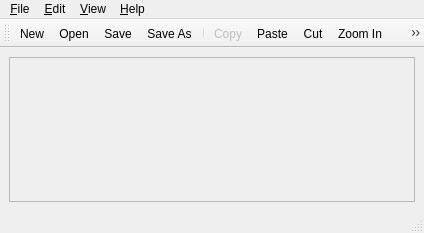
<?xml version="1.0" encoding="UTF-8"?>
<ui version="4.0">
	<class>MainWindow</class>
	<widget class="QMainWindow" name="MainWindow">
		<property name="geometry">
			<rect>
				<x>0</x>
				<y>0</y>
				<width>424</width>
				<height>233</height>
			</rect>
		</property>
		<property name="windowTitle">
			<string>ImageManipulator</string>
		</property>
		<widget class="QWidget" name="centralwidget">
			<layout class="QGridLayout" name="gridLayoutOuter">
				<item row="0" column="0">
					<widget class="QScrollArea" name="scrollArea">
						<property name="widgetResizable">
							<bool>true</bool>
						</property>
						<widget class="QWidget" name="scrollAreaWidgetContents">
							<property name="geometry">
								<rect>
									<x>0</x>
									<y>0</y>
									<width>0</width>
									<height>0</height>
								</rect>
							</property>
							<layout class="QGridLayout" name="gridLayoutInner">
								<item row="0" column="0">
									<widget class="QLabel" name="picLabel">
										<property name="alignment">
											<set>Qt::AlignCenter</set>
										</property>
										<property name="frameShape">
											<enum>QFrame::NoFrame</enum>
										</property>
									</widget>
								</item>
							</layout>
						</widget>
					</widget>
				</item>
			</layout>
		</widget>
		<widget class="QMenuBar" name="menubar">
			<property name="geometry">
				<rect>
					<x>0</x>
					<y>0</y>
					<width>424</width>
					<height>21</height>
				</rect>
			</property>
			<widget class="QMenu" name="menuFile">
				<property name="title">
					<string>&amp;File</string>
				</property>
				<addaction name="actionNew"/>
				<addaction name="actionOpen"/>
				<addaction name="actionSave"/>
				<addaction name="actionSaveAs"/>
				<addaction name="separator"/>
				<addaction name="actionPrint"/>
				<addaction name="separator"/>
				<addaction name="actionExit"/>
			</widget>
			<widget class="QMenu" name="menuEdit">
				<property name="title">
					<string>&amp;Edit</string>
				</property>
				<addaction name="actionCopy"/>
				<addaction name="actionPaste"/>
				<addaction name="actionCut"/>
				<addaction name="separator"/>
			</widget>
			<widget class="QMenu" name="menuView">
				<property name="title">
					<string>&amp;View</string>
				</property>
				<addaction name="actionZoomIn"/>
				<addaction name="actionZoomOut"/>
				<addaction name="actionZoomOriginal"/>
				<addaction name="actionZoomFit"/>
			</widget>
			<widget class="QMenu" name="menuHelp">
				<property name="title">
					<string>&amp;Help</string>
				</property>
				<addaction name="actionAbout"/>
				<addaction name="actionAboutQt"/>
			</widget>
			<addaction name="menuFile"/>
			<addaction name="menuEdit"/>
			<addaction name="menuView"/>
			<addaction name="menuHelp"/>
		</widget>
		<widget class="QStatusBar" name="statusbar"/>
			<widget class="QToolBar" name="toolBar">
				<property name="windowTitle">
					<string>toolBar</string>
				</property>
				<attribute name="toolBarArea">
					<enum>TopToolBarArea</enum>
				</attribute>
				<attribute name="toolBarBreak">
					<bool>false</bool>
				</attribute>
				<addaction name="actionNew"/>
				<addaction name="actionOpen"/>
				<addaction name="actionSave"/>
				<addaction name="actionSaveAs"/>
				<addaction name="separator"/>
				<addaction name="actionCopy"/>
				<addaction name="actionPaste"/>
				<addaction name="actionCut"/>
				<addaction name="actionZoomIn"/>
				<addaction name="actionZoomOut"/>
				<addaction name="actionZoomFit"/>
				<addaction name="actionZoomOriginal"/>
			</widget>
			<action name="actionNew">
				<property name="icon">
					<iconset resource="ressources.qrc"><normaloff>:/images/images/new.png</normaloff>:/images/images/new.png</iconset>
				</property>
				<property name="text">
					<string>&amp;New</string>
				</property>
				<property name="toolTip">
					<string>Create a new empty file</string>
				</property>
				<property name="statusTip">
					<string>Create a new empty file</string>
				</property>
				<property name="shortcut">
					<string>Ctrl+N</string>
				</property>
			</action>
			<action name="actionOpen">
				<property name="icon">
					<iconset resource="ressources.qrc"><normaloff>:/images/images/open.png</normaloff>:/images/images/open.png</iconset>
				</property>
				<property name="text">
					<string>&amp;Open</string>
				</property>
				<property name="toolTip">
					<string>Open a file</string>
				</property>
				<property name="statusTip">
					<string>Open a file</string>
				</property>
				<property name="shortcut">
					<string>Ctrl+O</string>
				</property>
			</action>
			<action name="actionSave">
				<property name="icon">
					<iconset resource="ressources.qrc"><normaloff>:/images/images/save.png</normaloff>:/images/images/save.png</iconset>
				</property>
				<property name="text">
					<string>&amp;Save</string>
				</property>
				<property name="toolTip">
					<string>Save a file</string>
				</property>
				<property name="statusTip">
					<string>Save a file</string>
				</property>
				<property name="shortcut">
					<string>Ctrl+S</string>
				</property>
			</action>
			<action name="actionSaveAs">
				<property name="icon">
					<iconset resource="ressources.qrc"><normaloff>:/images/images/save_as.png</normaloff>:/images/images/save_as.png</iconset>
				</property>
				<property name="text">
					<string>Save &amp;As</string>
				</property>
				<property name="toolTip">
					<string>Save a file at a different location</string>
				</property>
				<property name="statusTip">
					<string>Save a file at a different location</string>
				</property>
				<property name="shortcut">
					<string>Ctrl+Shift+S</string>
				</property>
			</action>
			<action name="actionExit">
				<property name="icon">
					<iconset resource="ressources.qrc"><normaloff>:/images/images/exit.png</normaloff>:/images/images/exit.png</iconset>
				</property>
				<property name="text">
					<string>E&amp;xit</string>
				</property>
				<property name="toolTip">
					<string>Exit the program</string>
				</property>
				<property name="statusTip">
					<string>Exit the program</string>
				</property>
				<property name="shortcut">
					<string>Ctrl+Q</string>
				</property>
			</action>
			<action name="actionCopy">
				<property name="checkable">
					<bool>true</bool>
				</property>
				<property name="enabled">
					<bool>false</bool>
				</property>
				<property name="icon">
					<iconset resource="ressources.qrc"><normaloff>:/images/images/copy.png</normaloff>:/images/images/copy.png</iconset>
				</property>
				<property name="text">
					<string>&amp;Copy</string>
				</property>
				<property name="toolTip">
					<string>Copy the image</string>
				</property>
				<property name="statusTip">
					<string>Copy the image</string>
				</property>
				<property name="shortcut">
					<string>Ctrl+C</string>
				</property>
			</action>
			<action name="actionPaste">
				<property name="icon">
					<iconset resource="ressources.qrc"><normaloff>:/images/images/paste.png</normaloff>:/images/images/paste.png</iconset>
				</property>
				<property name="text">
					<string>&amp;Paste</string>
				</property>
				<property name="toolTip">
					<string>Paste an image</string>
				</property>
				<property name="statusTip">
					<string>Paste an image</string>
				</property>
				<property name="shortcut">
					<string>Ctrl+V</string>
				</property>
			</action>
			<action name="actionCut">
				<property name="icon">
					<iconset resource="ressources.qrc"><normaloff>:/images/images/cut.png</normaloff>:/images/images/cut.png</iconset>
				</property>
				<property name="text">
					<string>&amp;Cut</string>
				</property>
				<property name="toolTip">
					<string>Cut the image</string>
				</property>
				<property name="statusTip">
					<string>Cut the image</string>
				</property>
				<property name="shortcut">
					<string>Ctrl+X</string>
				</property>
			</action>
			<action name="actionPrint">
				<property name="icon">
					<iconset resource="ressources.qrc"><normaloff>:/images/images/print.png</normaloff>:/images/images/print.png</iconset>
				</property>
				<property name="text">
					<string>&amp;Print</string>
				</property>
				<property name="toolTip">
					<string>Print the image</string>
				</property>
				<property name="statusTip">
					<string>Print the image</string>
				</property>
				<property name="shortcut">
					<string>Ctrl+P</string>
				</property>
			</action>
			<action name="actionHelp">
				<property name="text">
					<string>&amp;Help</string>
				</property>
				<property name="shortcut">
					<string>Alt+H</string>
				</property>
			</action>
			<action name="actionAbout">
				<property name="text">
					<string>&amp;About</string>
				</property>
				<property name="toolTip">
					<string>Show information about this application</string>
				</property>
				<property name="statusTip">
					<string>Show information about this application</string>
				</property>
			</action>
			<action name="actionAboutQt">
				<property name="text">
					<string>About &amp;Qt</string>
				</property>
				<property name="toolTip">
					<string>Show information about Qt</string>
				</property>
				<property name="statusTip">
					<string>Show information about Qt</string>
				</property>
			</action>
			<action name="actionView">
				<property name="text">
					<string>&amp;View</string>
				</property>
				<property name="shortcut">
					<string>Alt+V</string>
				</property>
			</action>
			<action name="actionZoomIn">
				<property name="icon">
					<iconset resource="ressources.qrc"><normaloff>:/images/images/zoomIn.png</normaloff>:/images/images/zoomIn.png</iconset>
				</property>
				<property name="text">
					<string>Zoom &amp;In</string>
				</property>
				<property name="toolTip">
					<string>Increase zoom on the picture</string>
				</property>
				<property name="statusTip">
					<string>Increase zoom on the picture</string>
				</property>
				<property name="shortcut">
					<string>Ctrl++</string>
				</property>
			</action>
			<action name="actionZoomOut">
				<property name="icon">
					<iconset resource="ressources.qrc"><normaloff>:/images/images/zoomOut.png</normaloff>:/images/images/zoomOut.png</iconset>
				</property>
				<property name="text">
					<string>Zoom &amp;Out</string>
				</property>
				<property name="toolTip">
					<string>Decrease zoom on the picture</string>
				</property>
				<property name="statusTip">
					<string>Decrease zoom on the picture</string>
				</property>
				<property name="shortcut">
					<string>Ctrl+-</string>
				</property>
			</action>
			<action name="actionZoomOriginal">
				<property name="icon">
					<iconset resource="ressources.qrc"><normaloff>:/images/images/zoomOriginal.png</normaloff>:/images/images/zoomOriginal.png</iconset>
				</property>
				<property name="text">
					<string>Zoom &amp;Original</string>
				</property>
				<property name="toolTip">
					<string>Restore original zoom on the picture</string>
				</property>
				<property name="statusTip">
					<string>Restore original zoom on the picture</string>
				</property>
				<property name="shortcut">
					<string>Ctrl+0</string>
				</property>
			</action>
			<action name="actionZoomFit">
				<property name="icon">
					<iconset resource="ressources.qrc"><normaloff>:/images/images/zoomFit.png</normaloff>:/images/images/zoomFit.png</iconset>
				</property>
				<property name="text">
					<string>Zoom &amp;Fit</string>
				</property>
				<property name="toolTip">
					<string>Zoom picture to fit the window</string>
				</property>
				<property name="statusTip">
					<string>Zoom picture to fit the window</string>
				</property>
				<property name="shortcut">
					<string>Ctrl+F</string>
				</property>
			</action>
	</widget>
	<resources>
		<include location="ressources.qrc"/>
	</resources>
	<connections>
		<connection>
			<sender>scrollArea</sender>
			<signal>copyAvailable(bool)</signal>
			<receiver>actionCopy</receiver>
			<slot>setEnabled(bool)</slot>
			<hints>
				<hint type="sourcelabel">
					<x>204</x>
					<y>133</y>
				</hint>
				<hint type="destinationlabel">
					<x>-1</x>
					<y>-1</y>
				</hint>
			</hints>
		</connection>
	</connections>
</ui>
